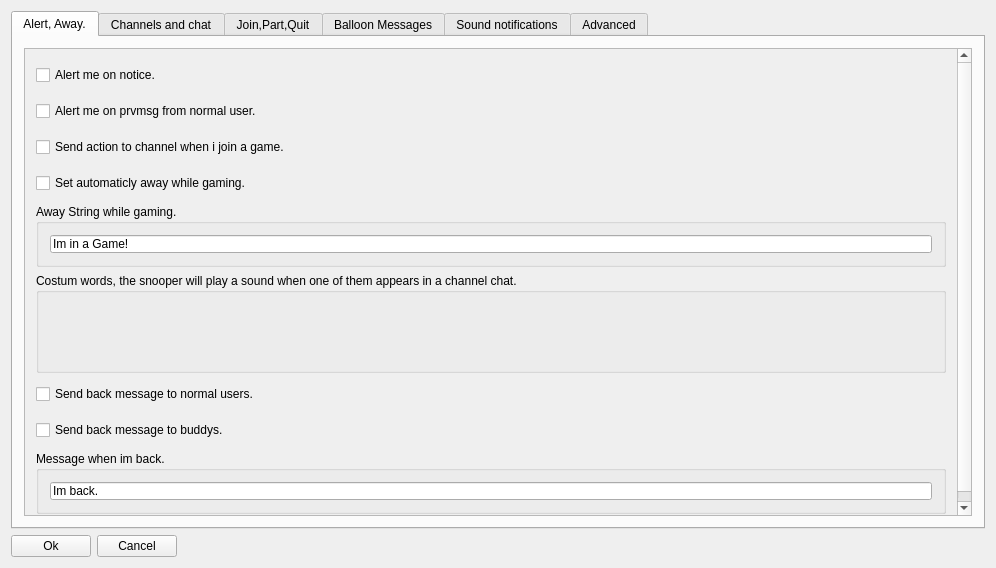
<?xml version="1.0" encoding="UTF-8"?>
<ui version="4.0">
 <class>settingswindowClass</class>
 <widget class="QWidget" name="settingswindowClass">
  <property name="geometry">
   <rect>
    <x>0</x>
    <y>0</y>
    <width>996</width>
    <height>568</height>
   </rect>
  </property>
  <property name="windowTitle">
   <string>Settings</string>
  </property>
  <layout class="QHBoxLayout" name="horizontalLayout_22">
   <item>
    <layout class="QVBoxLayout" name="verticalLayout_2">
     <item>
      <widget class="QTabWidget" name="tabWidget">
       <property name="currentIndex">
        <number>0</number>
       </property>
       <widget class="QWidget" name="tab">
        <attribute name="title">
         <string>Alert, Away.</string>
        </attribute>
        <layout class="QHBoxLayout" name="horizontalLayout_10">
         <item>
          <layout class="QVBoxLayout" name="verticalLayout_9">
           <item>
            <widget class="QScrollArea" name="scrollArea_2">
             <property name="widgetResizable">
              <bool>true</bool>
             </property>
             <widget class="QWidget" name="scrollAreaWidgetContents_2">
              <property name="geometry">
               <rect>
                <x>0</x>
                <y>0</y>
                <width>932</width>
                <height>474</height>
               </rect>
              </property>
              <layout class="QHBoxLayout" name="horizontalLayout_28">
               <item>
                <layout class="QVBoxLayout" name="verticalLayout">
                 <item>
                  <widget class="QCheckBox" name="cbalertmeonnotice">
                   <property name="minimumSize">
                    <size>
                     <width>0</width>
                     <height>30</height>
                    </size>
                   </property>
                   <property name="text">
                    <string>Alert me on notice.</string>
                   </property>
                  </widget>
                 </item>
                 <item>
                  <widget class="QCheckBox" name="cbalertfromnormal">
                   <property name="minimumSize">
                    <size>
                     <width>0</width>
                     <height>30</height>
                    </size>
                   </property>
                   <property name="text">
                    <string>Alert me on prvmsg from normal user.</string>
                   </property>
                  </widget>
                 </item>
                 <item>
                  <widget class="QCheckBox" name="chbactionwhenjoining">
                   <property name="minimumSize">
                    <size>
                     <width>0</width>
                     <height>30</height>
                    </size>
                   </property>
                   <property name="text">
                    <string>Send action to channel when i join a game.</string>
                   </property>
                  </widget>
                 </item>
                 <item>
                  <widget class="QCheckBox" name="cbsetawaywhilegaming">
                   <property name="minimumSize">
                    <size>
                     <width>0</width>
                     <height>30</height>
                    </size>
                   </property>
                   <property name="text">
                    <string>Set automaticly away while gaming.</string>
                   </property>
                  </widget>
                 </item>
                 <item>
                  <widget class="QGroupBox" name="groupBox_5">
                   <property name="minimumSize">
                    <size>
                     <width>0</width>
                     <height>63</height>
                    </size>
                   </property>
                   <property name="maximumSize">
                    <size>
                     <width>16777215</width>
                     <height>63</height>
                    </size>
                   </property>
                   <property name="title">
                    <string>Away String while gaming.</string>
                   </property>
                   <layout class="QHBoxLayout" name="horizontalLayout_7">
                    <item>
                     <widget class="QLineEdit" name="leawaystring">
                      <property name="text">
                       <string>Im in a Game!</string>
                      </property>
                     </widget>
                    </item>
                   </layout>
                  </widget>
                 </item>
                 <item>
                  <widget class="QGroupBox" name="groupBox_7">
                   <property name="minimumSize">
                    <size>
                     <width>0</width>
                     <height>100</height>
                    </size>
                   </property>
                   <property name="title">
                    <string>Costum words, the snooper will play a sound when one of them appears in a channel chat.</string>
                   </property>
                   <layout class="QHBoxLayout" name="horizontalLayout_37">
                    <property name="margin">
                     <number>2</number>
                    </property>
                    <item>
                     <layout class="QHBoxLayout" name="costum_combobox_layout"/>
                    </item>
                   </layout>
                  </widget>
                 </item>
                 <item>
                  <widget class="QCheckBox" name="chbbacktonormals">
                   <property name="minimumSize">
                    <size>
                     <width>0</width>
                     <height>30</height>
                    </size>
                   </property>
                   <property name="text">
                    <string>Send back message to normal users.</string>
                   </property>
                  </widget>
                 </item>
                 <item>
                  <widget class="QCheckBox" name="chbbacktobuddys">
                   <property name="minimumSize">
                    <size>
                     <width>0</width>
                     <height>30</height>
                    </size>
                   </property>
                   <property name="text">
                    <string>Send back message to buddys.</string>
                   </property>
                  </widget>
                 </item>
                 <item>
                  <widget class="QGroupBox" name="groupBox_16">
                   <property name="minimumSize">
                    <size>
                     <width>0</width>
                     <height>63</height>
                    </size>
                   </property>
                   <property name="title">
                    <string>Message when im back.</string>
                   </property>
                   <layout class="QHBoxLayout" name="horizontalLayout_27">
                    <item>
                     <widget class="QLineEdit" name="lebackmessage">
                      <property name="text">
                       <string>Im back.</string>
                      </property>
                     </widget>
                    </item>
                   </layout>
                  </widget>
                 </item>
                </layout>
               </item>
              </layout>
             </widget>
            </widget>
           </item>
          </layout>
         </item>
        </layout>
       </widget>
       <widget class="QWidget" name="tab_6">
        <attribute name="title">
         <string>Channels and chat</string>
        </attribute>
        <layout class="QHBoxLayout" name="horizontalLayout_9">
         <item>
          <widget class="QScrollArea" name="scrollArea_3">
           <property name="widgetResizable">
            <bool>true</bool>
           </property>
           <widget class="QWidget" name="scrollAreaWidgetContents_3">
            <property name="geometry">
             <rect>
              <x>0</x>
              <y>0</y>
              <width>950</width>
              <height>471</height>
             </rect>
            </property>
            <layout class="QVBoxLayout" name="verticalLayout_11">
             <item>
              <layout class="QVBoxLayout" name="verticalLayout_7">
               <item>
                <widget class="QCheckBox" name="cbignorysappearinchannel">
                 <property name="minimumSize">
                  <size>
                   <width>300</width>
                   <height>30</height>
                  </size>
                 </property>
                 <property name="text">
                  <string>Users from ingorelist appear in channelchat windows.</string>
                 </property>
                </widget>
               </item>
               <item>
                <widget class="QCheckBox" name="cbsafequerys">
                 <property name="minimumSize">
                  <size>
                   <width>0</width>
                   <height>30</height>
                  </size>
                 </property>
                 <property name="text">
                  <string>Save querys and logs.</string>
                 </property>
                </widget>
               </item>
               <item>
                <widget class="QCheckBox" name="cbopenbuddylistonstartup">
                 <property name="minimumSize">
                  <size>
                   <width>0</width>
                   <height>30</height>
                  </size>
                 </property>
                 <property name="text">
                  <string>Open the buddylist on startup.</string>
                 </property>
                </widget>
               </item>
               <item>
                <widget class="QCheckBox" name="chbshowchannelchatinchatwindows">
                 <property name="text">
                  <string>Show the channelchat of a user in chatwindows.</string>
                 </property>
                </widget>
               </item>
               <item>
                <widget class="QCheckBox" name="cbservermessageinchannelwindows">
                 <property name="minimumSize">
                  <size>
                   <width>0</width>
                   <height>30</height>
                  </size>
                 </property>
                 <property name="text">
                  <string>Server messages appear in channelwindows.</string>
                 </property>
                </widget>
               </item>
               <item>
                <widget class="QCheckBox" name="chbstartchatsminimized">
                 <property name="text">
                  <string>Dont open Chatwindows automaticly. Hide them to tray instead.
 (use this only when your game minimizes when chatwindows open)</string>
                 </property>
                </widget>
               </item>
               <item>
                <widget class="QCheckBox" name="chballwaysopenchatwindows">
                 <property name="text">
                  <string>Open a chatwindow for everyone.</string>
                 </property>
                </widget>
               </item>
               <item>
                <widget class="QCheckBox" name="chbsmileys">
                 <property name="text">
                  <string>Dont show smileys.</string>
                 </property>
                </widget>
               </item>
               <item>
                <widget class="QCheckBox" name="cbdontsortinchannels">
                 <property name="text">
                  <string>Dont use Sorting for the userlist in channels. Most recents become first.</string>
                 </property>
                </widget>
               </item>
               <item>
                <widget class="QGroupBox" name="groupBox_18">
                 <property name="minimumSize">
                  <size>
                   <width>0</width>
                   <height>63</height>
                  </size>
                 </property>
                 <property name="title">
                  <string>Maximum of messages for a user inside the log.</string>
                 </property>
                 <layout class="QHBoxLayout" name="horizontalLayout_30">
                  <item>
                   <widget class="QSpinBox" name="sbmaximumoftextblocksinlog">
                    <property name="minimum">
                     <number>20</number>
                    </property>
                    <property name="maximum">
                     <number>100000</number>
                    </property>
                    <property name="value">
                     <number>60</number>
                    </property>
                   </widget>
                  </item>
                 </layout>
                </widget>
               </item>
              </layout>
             </item>
            </layout>
           </widget>
          </widget>
         </item>
        </layout>
       </widget>
       <widget class="QWidget" name="tab_3">
        <attribute name="title">
         <string>Join,Part,Quit</string>
        </attribute>
        <layout class="QHBoxLayout" name="horizontalLayout_24">
         <item>
          <widget class="QGroupBox" name="groupBox_14">
           <property name="title">
            <string>Join Part Quit information in channelchats.</string>
           </property>
           <layout class="QHBoxLayout" name="horizontalLayout_14">
            <item>
             <layout class="QVBoxLayout" name="verticalLayout_8">
              <item>
               <widget class="QCheckBox" name="chbjoininfo">
                <property name="text">
                 <string>Show joininfos in channelchats.</string>
                </property>
               </widget>
              </item>
              <item>
               <widget class="QCheckBox" name="chbpartinfo">
                <property name="text">
                 <string>Show partinfos in channelchats.</string>
                </property>
               </widget>
              </item>
              <item>
               <widget class="QCheckBox" name="chbquitinfo">
                <property name="text">
                 <string>Show quitinfos in channelchats.</string>
                </property>
               </widget>
              </item>
             </layout>
            </item>
           </layout>
          </widget>
         </item>
        </layout>
       </widget>
       <widget class="QWidget" name="tab_4">
        <attribute name="title">
         <string>Balloon Messages</string>
        </attribute>
        <layout class="QVBoxLayout" name="verticalLayout_10">
         <item>
          <widget class="QCheckBox" name="cbdontshowballoons">
           <property name="text">
            <string>Dont show balloons.</string>
           </property>
          </widget>
         </item>
         <item>
          <widget class="QCheckBox" name="chbbuddyballoonarives">
           <property name="text">
            <string>Show a balloon message when a buddy arrvies.</string>
           </property>
          </widget>
         </item>
         <item>
          <widget class="QCheckBox" name="chbbuddyballoonleaves">
           <property name="text">
            <string>Show a balloon message when a buddy leaves.</string>
           </property>
          </widget>
         </item>
         <item>
          <widget class="QGroupBox" name="groupBox_17">
           <property name="minimumSize">
            <size>
             <width>0</width>
             <height>80</height>
            </size>
           </property>
           <property name="maximumSize">
            <size>
             <width>9999</width>
             <height>50</height>
            </size>
           </property>
           <property name="title">
            <string>Maximum count of messages in a balloon.</string>
           </property>
           <property name="alignment">
            <set>Qt::AlignLeading|Qt::AlignLeft|Qt::AlignVCenter</set>
           </property>
           <layout class="QHBoxLayout" name="horizontalLayout_29">
            <property name="sizeConstraint">
             <enum>QLayout::SetDefaultConstraint</enum>
            </property>
            <property name="leftMargin">
             <number>0</number>
            </property>
            <property name="rightMargin">
             <number>150</number>
            </property>
            <item>
             <widget class="QSpinBox" name="sbmaximumballonmessages">
              <property name="sizePolicy">
               <sizepolicy hsizetype="Expanding" vsizetype="Maximum">
                <horstretch>0</horstretch>
                <verstretch>0</verstretch>
               </sizepolicy>
              </property>
              <property name="maximumSize">
               <size>
                <width>100</width>
                <height>16777215</height>
               </size>
              </property>
              <property name="alignment">
               <set>Qt::AlignLeading|Qt::AlignLeft|Qt::AlignVCenter</set>
              </property>
              <property name="value">
               <number>3</number>
              </property>
             </widget>
            </item>
           </layout>
          </widget>
         </item>
         <item>
          <widget class="QCheckBox" name="chbballoonprivmsg">
           <property name="text">
            <string>Show a balloon message when someone sends you a privmsg.</string>
           </property>
          </widget>
         </item>
         <item>
          <widget class="QCheckBox" name="chbshowbaloonwhenbuddyhosts">
           <property name="text">
            <string>Show a balloon message when a buddy hosts a game.</string>
           </property>
          </widget>
         </item>
        </layout>
       </widget>
       <widget class="QWidget" name="tab_5">
        <attribute name="title">
         <string>Sound notifications</string>
        </attribute>
        <layout class="QHBoxLayout" name="horizontalLayout_33">
         <item>
          <widget class="QScrollArea" name="scrollArea">
           <property name="widgetResizable">
            <bool>true</bool>
           </property>
           <widget class="QWidget" name="scrollAreaWidgetContents">
            <property name="geometry">
             <rect>
              <x>0</x>
              <y>0</y>
              <width>304</width>
              <height>660</height>
             </rect>
            </property>
            <layout class="QHBoxLayout" name="horizontalLayout_8">
             <item>
              <layout class="QVBoxLayout" name="verticalLayout_6">
               <item>
                <widget class="QCheckBox" name="cbdontplaysound">
                 <property name="text">
                  <string>Dont play sound.</string>
                 </property>
                </widget>
               </item>
               <item>
                <widget class="QGroupBox" name="groupBox_11">
                 <property name="minimumSize">
                  <size>
                   <width>0</width>
                   <height>63</height>
                  </size>
                 </property>
                 <property name="title">
                  <string>Sound on startup.</string>
                 </property>
                 <layout class="QHBoxLayout" name="horizontalLayout_18">
                  <item>
                   <layout class="QHBoxLayout" name="horizontalLayout_17">
                    <item>
                     <widget class="QPushButton" name="pbstartup">
                      <property name="minimumSize">
                       <size>
                        <width>101</width>
                        <height>0</height>
                       </size>
                      </property>
                      <property name="text">
                       <string>Choose a file</string>
                      </property>
                     </widget>
                    </item>
                    <item>
                     <widget class="QLineEdit" name="lestartup">
                      <property name="text">
                       <string/>
                      </property>
                     </widget>
                    </item>
                    <item>
                     <widget class="QCheckBox" name="cbstartup">
                      <property name="text">
                       <string>Play this sound</string>
                      </property>
                     </widget>
                    </item>
                   </layout>
                  </item>
                 </layout>
                 <zorder></zorder>
                </widget>
               </item>
               <item>
                <widget class="QGroupBox" name="groupBox_12">
                 <property name="minimumSize">
                  <size>
                   <width>0</width>
                   <height>63</height>
                  </size>
                 </property>
                 <property name="title">
                  <string>Sound when buddy arrives.</string>
                 </property>
                 <layout class="QHBoxLayout" name="horizontalLayout_20">
                  <item>
                   <layout class="QHBoxLayout" name="horizontalLayout_19">
                    <item>
                     <widget class="QPushButton" name="pbbuddyarrives">
                      <property name="minimumSize">
                       <size>
                        <width>101</width>
                        <height>0</height>
                       </size>
                      </property>
                      <property name="text">
                       <string>Choose a file</string>
                      </property>
                     </widget>
                    </item>
                    <item>
                     <widget class="QLineEdit" name="lebuddyarrives">
                      <property name="text">
                       <string/>
                      </property>
                     </widget>
                    </item>
                    <item>
                     <widget class="QCheckBox" name="cbbuddyarrives">
                      <property name="text">
                       <string>Play this sound</string>
                      </property>
                     </widget>
                    </item>
                   </layout>
                  </item>
                 </layout>
                </widget>
               </item>
               <item>
                <widget class="QGroupBox" name="groupBox_13">
                 <property name="minimumSize">
                  <size>
                   <width>0</width>
                   <height>63</height>
                  </size>
                 </property>
                 <property name="title">
                  <string>Sound when buddy leaves.</string>
                 </property>
                 <layout class="QHBoxLayout" name="horizontalLayout_23">
                  <item>
                   <layout class="QHBoxLayout" name="horizontalLayout_21">
                    <item>
                     <widget class="QPushButton" name="pbbuddyleaves">
                      <property name="minimumSize">
                       <size>
                        <width>101</width>
                        <height>0</height>
                       </size>
                      </property>
                      <property name="text">
                       <string>Choose a file</string>
                      </property>
                     </widget>
                    </item>
                    <item>
                     <widget class="QLineEdit" name="lebuddyleaves">
                      <property name="text">
                       <string/>
                      </property>
                     </widget>
                    </item>
                    <item>
                     <widget class="QCheckBox" name="cbbuddyleaves">
                      <property name="text">
                       <string>Play this sound</string>
                      </property>
                     </widget>
                    </item>
                   </layout>
                  </item>
                 </layout>
                </widget>
               </item>
               <item>
                <layout class="QVBoxLayout" name="verticalLayout_3">
                 <item>
                  <widget class="QGroupBox" name="groupBox_8">
                   <property name="minimumSize">
                    <size>
                     <width>0</width>
                     <height>63</height>
                    </size>
                   </property>
                   <property name="title">
                    <string>Sound when a buddy sends a message.</string>
                   </property>
                   <layout class="QHBoxLayout" name="_2">
                    <item>
                     <layout class="QHBoxLayout" name="horizontalLayout_11">
                      <item>
                       <widget class="QPushButton" name="pbbuddychatmessage">
                        <property name="minimumSize">
                         <size>
                          <width>101</width>
                          <height>0</height>
                         </size>
                        </property>
                        <property name="text">
                         <string>Choose a file</string>
                        </property>
                       </widget>
                      </item>
                      <item>
                       <widget class="QLineEdit" name="lebuddychatmessage"/>
                      </item>
                      <item>
                       <widget class="QCheckBox" name="cbplaybuddychatmessage">
                        <property name="text">
                         <string>Play this sound.</string>
                        </property>
                       </widget>
                      </item>
                     </layout>
                    </item>
                   </layout>
                  </widget>
                 </item>
                 <item>
                  <widget class="QGroupBox" name="groupBox_9">
                   <property name="minimumSize">
                    <size>
                     <width>0</width>
                     <height>63</height>
                    </size>
                   </property>
                   <property name="title">
                    <string>Sound when a chatwindow opens.</string>
                   </property>
                   <layout class="QHBoxLayout" name="horizontalLayout_15">
                    <item>
                     <layout class="QHBoxLayout" name="horizontalLayout_12">
                      <item>
                       <widget class="QPushButton" name="pbbuddychatwindowopened">
                        <property name="minimumSize">
                         <size>
                          <width>101</width>
                          <height>0</height>
                         </size>
                        </property>
                        <property name="text">
                         <string>Choose a file</string>
                        </property>
                       </widget>
                      </item>
                      <item>
                       <widget class="QLineEdit" name="lebuddychatwindowsopened"/>
                      </item>
                      <item>
                       <widget class="QCheckBox" name="cbplaybuddychatwindowopened">
                        <property name="text">
                         <string>Play this sound.</string>
                        </property>
                       </widget>
                      </item>
                     </layout>
                    </item>
                   </layout>
                  </widget>
                 </item>
                 <item>
                  <widget class="QGroupBox" name="groupBox_10">
                   <property name="minimumSize">
                    <size>
                     <width>0</width>
                     <height>63</height>
                    </size>
                   </property>
                   <property name="title">
                    <string>Sound when a normal user sends a message.</string>
                   </property>
                   <layout class="QHBoxLayout" name="horizontalLayout_16">
                    <item>
                     <layout class="QHBoxLayout" name="horizontalLayout_13">
                      <item>
                       <widget class="QPushButton" name="pbnormalchatmessage">
                        <property name="minimumSize">
                         <size>
                          <width>101</width>
                          <height>0</height>
                         </size>
                        </property>
                        <property name="text">
                         <string>Choose a file</string>
                        </property>
                       </widget>
                      </item>
                      <item>
                       <widget class="QLineEdit" name="lenormalchatmessage"/>
                      </item>
                      <item>
                       <widget class="QCheckBox" name="cbplaynormalchatmessage">
                        <property name="text">
                         <string>Play this sound.</string>
                        </property>
                       </widget>
                      </item>
                     </layout>
                    </item>
                   </layout>
                  </widget>
                 </item>
                 <item>
                  <widget class="QGroupBox" name="groupBox_15">
                   <property name="minimumSize">
                    <size>
                     <width>0</width>
                     <height>63</height>
                    </size>
                   </property>
                   <property name="title">
                    <string>Sound when someone writes your name into the chat.</string>
                   </property>
                   <layout class="QHBoxLayout" name="horizontalLayout_26">
                    <item>
                     <layout class="QHBoxLayout" name="horizontalLayout_25">
                      <item>
                       <widget class="QPushButton" name="pbhighlightning">
                        <property name="minimumSize">
                         <size>
                          <width>101</width>
                          <height>0</height>
                         </size>
                        </property>
                        <property name="text">
                         <string>Choose a file</string>
                        </property>
                       </widget>
                      </item>
                      <item>
                       <widget class="QLineEdit" name="lehighlightning"/>
                      </item>
                      <item>
                       <widget class="QCheckBox" name="cbhighlightning">
                        <property name="text">
                         <string>Play this sound.</string>
                        </property>
                       </widget>
                      </item>
                     </layout>
                    </item>
                   </layout>
                  </widget>
                 </item>
                 <item>
                  <widget class="QGroupBox" name="groupBox_6">
                   <property name="minimumSize">
                    <size>
                     <width>0</width>
                     <height>63</height>
                    </size>
                   </property>
                   <property name="title">
                    <string>Sound when a costum word appears in the chat.</string>
                   </property>
                   <layout class="QHBoxLayout" name="horizontalLayout_36">
                    <item>
                     <layout class="QHBoxLayout" name="horizontalLayout_35">
                      <item>
                       <widget class="QPushButton" name="pbcostumword">
                        <property name="minimumSize">
                         <size>
                          <width>101</width>
                          <height>0</height>
                         </size>
                        </property>
                        <property name="text">
                         <string>Choose a file</string>
                        </property>
                       </widget>
                      </item>
                      <item>
                       <widget class="QLineEdit" name="lecostumword"/>
                      </item>
                      <item>
                       <widget class="QCheckBox" name="cbcostumword">
                        <property name="text">
                         <string>Play this sound.</string>
                        </property>
                       </widget>
                      </item>
                     </layout>
                    </item>
                   </layout>
                  </widget>
                 </item>
                 <item>
                  <widget class="QGroupBox" name="groupBox_19">
                   <property name="minimumSize">
                    <size>
                     <width>0</width>
                     <height>63</height>
                    </size>
                   </property>
                   <property name="title">
                    <string>Sound when a buddy hosts a game.</string>
                   </property>
                   <layout class="QHBoxLayout" name="horizontalLayout_32">
                    <item>
                     <layout class="QHBoxLayout" name="horizontalLayout_31">
                      <item>
                       <widget class="QPushButton" name="pbbuddyhosts">
                        <property name="minimumSize">
                         <size>
                          <width>101</width>
                          <height>0</height>
                         </size>
                        </property>
                        <property name="text">
                         <string>Choose a file</string>
                        </property>
                       </widget>
                      </item>
                      <item>
                       <widget class="QLineEdit" name="lehostsound"/>
                      </item>
                      <item>
                       <widget class="QCheckBox" name="chbhostsound">
                        <property name="text">
                         <string>Play this sound.</string>
                        </property>
                       </widget>
                      </item>
                     </layout>
                    </item>
                   </layout>
                  </widget>
                 </item>
                </layout>
               </item>
              </layout>
             </item>
            </layout>
           </widget>
          </widget>
         </item>
        </layout>
       </widget>
       <widget class="QWidget" name="tab_2">
        <attribute name="title">
         <string>Advanced</string>
        </attribute>
        <layout class="QVBoxLayout" name="verticalLayout_5">
         <item>
          <widget class="QLabel" name="label">
           <property name="maximumSize">
            <size>
             <width>16777215</width>
             <height>30</height>
            </size>
           </property>
           <property name="text">
            <string>Better dont touch anything else then &quot;Maximum of textblocks in a chat&quot;.
Note: A reconnect is required to apply these settings.</string>
           </property>
          </widget>
         </item>
         <item>
          <layout class="QVBoxLayout" name="verticalLayout_4">
           <item>
            <layout class="QHBoxLayout" name="horizontalLayout_5">
             <item>
              <widget class="QGroupBox" name="groupBox">
               <property name="minimumSize">
                <size>
                 <width>141</width>
                 <height>58</height>
                </size>
               </property>
               <property name="title">
                <string>Who repead delay (ms).</string>
               </property>
               <layout class="QHBoxLayout" name="horizontalLayout">
                <item>
                 <widget class="QSpinBox" name="sbwhorepead">
                  <property name="minimum">
                   <number>1000</number>
                  </property>
                  <property name="maximum">
                   <number>10000</number>
                  </property>
                  <property name="value">
                   <number>3000</number>
                  </property>
                 </widget>
                </item>
               </layout>
              </widget>
             </item>
             <item>
              <widget class="QGroupBox" name="groupBox_2">
               <property name="minimumSize">
                <size>
                 <width>131</width>
                 <height>58</height>
                </size>
               </property>
               <property name="title">
                <string>Host repead delay.(ms)</string>
               </property>
               <layout class="QHBoxLayout" name="horizontalLayout_2">
                <item>
                 <widget class="QSpinBox" name="sbhostrepead">
                  <property name="minimum">
                   <number>3000</number>
                  </property>
                  <property name="maximum">
                   <number>30000</number>
                  </property>
                  <property name="value">
                   <number>15000</number>
                  </property>
                 </widget>
                </item>
               </layout>
              </widget>
             </item>
             <item>
              <widget class="QGroupBox" name="groupBox_3">
               <property name="minimumSize">
                <size>
                 <width>121</width>
                 <height>58</height>
                </size>
               </property>
               <property name="title">
                <string>Host timeout delay.(s)</string>
               </property>
               <layout class="QHBoxLayout" name="horizontalLayout_3">
                <item>
                 <widget class="QSpinBox" name="sbhosttimeout">
                  <property name="maximum">
                   <number>180</number>
                  </property>
                  <property name="value">
                   <number>60</number>
                  </property>
                 </widget>
                </item>
               </layout>
              </widget>
             </item>
             <item>
              <widget class="QGroupBox" name="groupBox_4">
               <property name="minimumSize">
                <size>
                 <width>171</width>
                 <height>58</height>
                </size>
               </property>
               <property name="title">
                <string>Maximum of textblocks in a chat.</string>
               </property>
               <layout class="QHBoxLayout" name="horizontalLayout_4">
                <item>
                 <widget class="QSpinBox" name="sbmaximumoftextblocks">
                  <property name="minimum">
                   <number>50</number>
                  </property>
                  <property name="maximum">
                   <number>99999</number>
                  </property>
                  <property name="value">
                   <number>150</number>
                  </property>
                 </widget>
                </item>
               </layout>
              </widget>
             </item>
            </layout>
           </item>
          </layout>
         </item>
        </layout>
       </widget>
      </widget>
     </item>
     <item>
      <layout class="QHBoxLayout" name="horizontalLayout_6">
       <item>
        <widget class="QPushButton" name="ok">
         <property name="text">
          <string>Ok</string>
         </property>
        </widget>
       </item>
       <item>
        <widget class="QPushButton" name="cancel">
         <property name="text">
          <string>Cancel</string>
         </property>
        </widget>
       </item>
       <item>
        <spacer name="horizontalSpacer">
         <property name="orientation">
          <enum>Qt::Horizontal</enum>
         </property>
         <property name="sizeHint" stdset="0">
          <size>
           <width>40</width>
           <height>20</height>
          </size>
         </property>
        </spacer>
       </item>
      </layout>
     </item>
    </layout>
   </item>
  </layout>
 </widget>
 <layoutdefault spacing="6" margin="11"/>
 <resources/>
 <connections/>
</ui>
